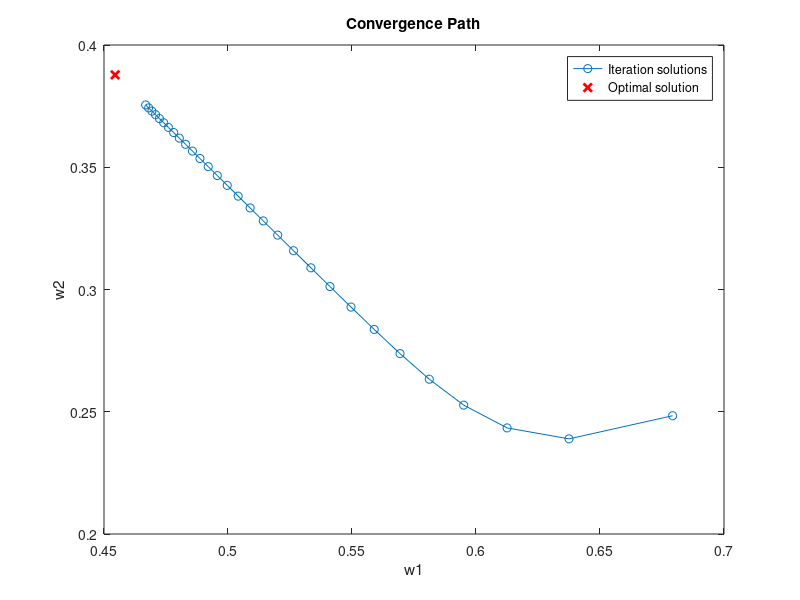
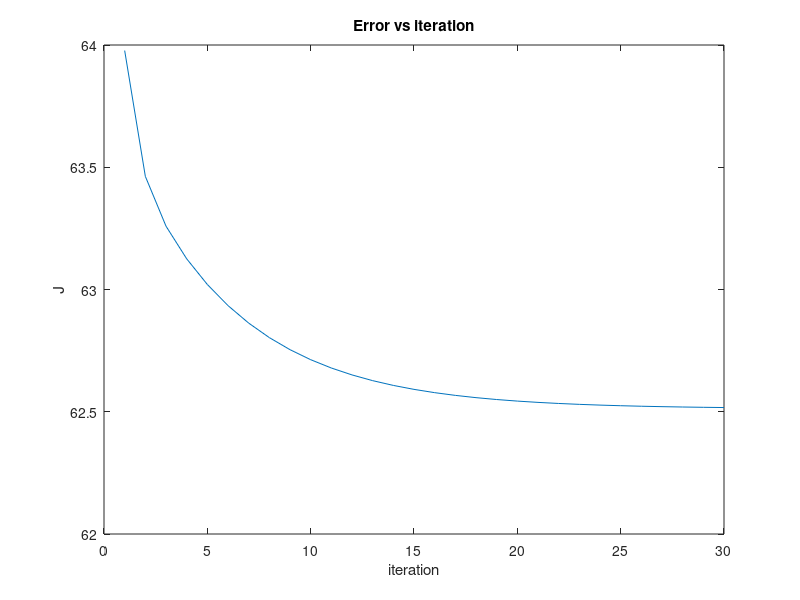

These figures' MATLAB source, in order:
clear all, close all, clc;

addpath ..\library\

num_iter = 30;

% ========== Arguments gd ==========

x = rand(1,randi([100,200]));
M = 2;
error_tolerance = 0;
max_num_iter = num_iter;

% ========== Function gd ==========

% compute optimal solution using "lpc"
w_o_opt = lpc(x, M);
w_o_opt = -w_o_opt(2:end)';

% init iteration solutions
w_o_partial = zeros(num_iter,M);
J_partial = zeros(num_iter,1);

J_min = sum(x.^2);

N = length(x);

% calculate autocorrelation
rx = xcorr(x, M, 'biased');
rx = N * rx(M+1:end)'; % biased autocorrelation

R = toeplitz(rx(1:M+1)); % toeplitz matrix of the autocorrelation

eigs_R = eig(R(2:end,2:end)); % eigenvalues of R matrix (excluding the first row and column)
factor = 0.3;
mu_max = 2/max(eigs_R); % maximum value of mu for gradient descent
mu = factor * mu_max; % learning rate for gradient descent

% initialize coefficients to random values between -1 and 1
w_o = 2*rand(1,M)'-1;

grad = 1;
num_iter = 0;
% perform gradient descent
while (sum(abs(grad)) > error_tolerance) && (num_iter < max_num_iter)
    % modify to do this until sufficient convergence is reached
    % update coefficients
    grad = (rx(2:end) - R(2:end,2:end) * w_o);
    w_o = w_o + mu*grad;
    w_o_partial(num_iter+1,:) = w_o;
    J_partial(num_iter+1) = J_min + (w_o - w_o_opt)' * R(2:end,2:end) * (w_o - w_o_opt);
    num_iter = num_iter + 1;
end

w1 = w_o_partial(:,1);
w2 = w_o_partial(:,2);

% plot solution vectors
plot(w1,w2,'-o');
hold on;
plot(w_o_opt(1),w_o_opt(2),'rx','LineWidth',2);

hold off;
xlabel('w1');
ylabel('w2');
title('Convergence Path');
legend('Iteration solutions', 'Optimal solution');

figure;
plot(1:num_iter,J_partial);
title('Error vs iteration')
xlabel('iteration')
ylabel('J')
